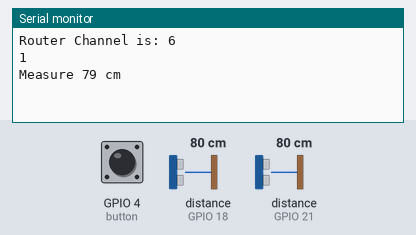
Bench run of a sketch on a simulated ESP32. Shown: the last lines printed to the serial monitor. Wiring (inferred from the names in the program): ultrasonic range finder: trigger GPIO 5; echo GPIO 18. The test bench sets the inputs (shaded band); at power-on: GPIO 4 (button) HIGH, distance to the obstacle (sensors on GPIO 21, GPIO 18) 80 cm. The echo pulse lasts 58.3 µs per cm; WiFi joins after 1.5 s; servers stay silent unless stated; uploads are accepted with an empty reply.

Above: at 2.7 s.
2.8 s: GPIO 4 (button) pulled LOW for 2.35 s
At 4.6 s:
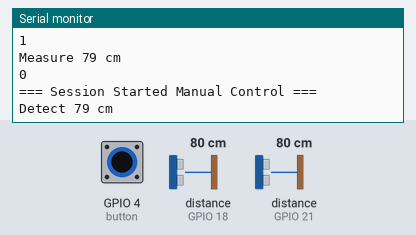
6.6 s: distance to the obstacle (sensor on GPIO 21) set to 2 cm
At 8.7 s:
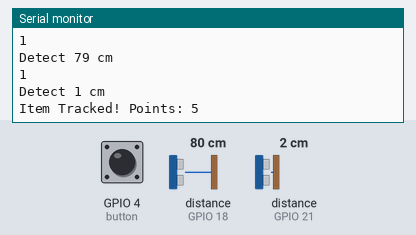
12.3 s: distance to the obstacle (sensor on GPIO 18) set to 2 cm
At 15.7 s:
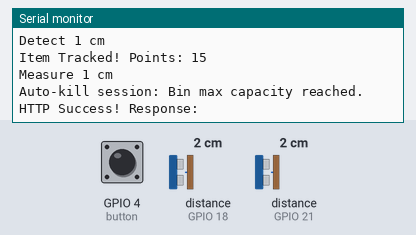
16.0 s: GPIO 4 (button) pulled LOW for 2.35 s
At 16.9 s:
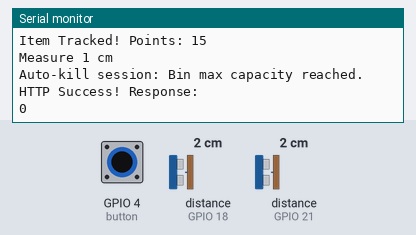
19.8 s: distance to the obstacle (sensor on GPIO 18) set to 4 cm
At 21.4 s:
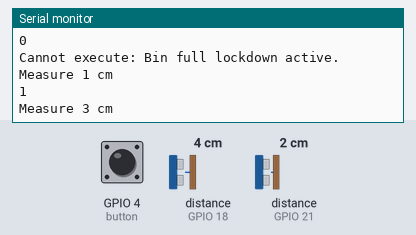
Timing chart, 0 to 22.9 s (numbered marks = the images above; inputs shaded):
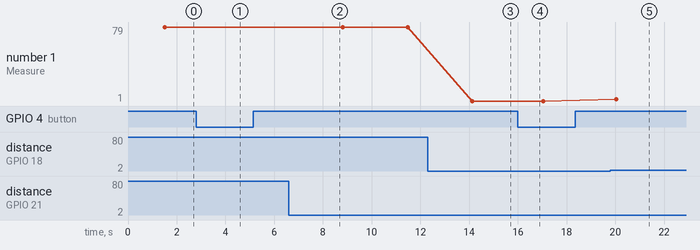

Measured:
- after the input at 2.8 s, the serial monitor: prints a new line after 0.71 s (image 1)
- after the input at 6.6 s, the serial monitor: prints a new line after 1.6 s (image 2)
- after the input at 12.3 s, the serial monitor: prints a new line after 1.8 s (image 3)
- after the input at 16.0 s, the serial monitor: prints a new line after 0.53 s (image 4)
- after the input at 19.8 s, the serial monitor: prints a new line after 0.24 s (image 5)
- plotted number 1: 1 → 3 after the input at 19.8 s

The sketch:

ESP_Hackatech.ino
```cpp
#include <WiFi.h>
#include <HTTPClient.h>
#include <esp_now.h>
#include "soc/soc.h"
#include "soc/rtc_cntl_reg.h"
#include <ArduinoJson.h>

// Configurations
const char* ssid     = "";
const char* password = "";
const char* serverUrl = "";
const char* statusUrl = "";
const char* bin_id   = "1";
//EC:E3:34:1B:72:C4
uint8_t CYD_MAC[]    = {0xEC, 0xE3, 0x34, 0x1B, 0x72, 0xC4};

#define MEASURE_TRIG 5   // Vertical Sensor (Top of bin)
#define MEASURE_ECHO 18
#define DETECT_TRIG  19  // Horizontal Sensor (Chute entrance)
#define DETECT_ECHO  21
#define button 4

const float CHUTE_WIDTH_CM = 14.5;

bool binIsFull = false;
bool lastReportedFullStatus = false;
bool userSessionActive = false;
int currentPointsAccumulated = 0;

// Button tracking & Debounce
bool lastButtonState = HIGH;

// Timeout tracking configuration
unsigned long lastSessionActivityTime = 0;
const unsigned long SESSION_TIMEOUT_MS = 20000; // 20 Seconds timeout window

uint32_t globalSessionId = 0;

typedef struct struct_packet {
    char url[96];
    bool isFull;
    uint32_t session_id;
} struct_packet;

struct_packet outboundPacket;

long readDistanceCm(int trigPin, int echoPin) {
  digitalWrite(trigPin, LOW);
  delayMicroseconds(2);
  digitalWrite(trigPin, HIGH);
  delayMicroseconds(10);
  digitalWrite(trigPin, LOW);

  long duration = pulseIn(echoPin, HIGH, 20000);
  if (duration == 0) return -1;

  return duration * 0.034 / 2;
}

bool Measure() {
  long distanceCm = readDistanceCm(MEASURE_TRIG, MEASURE_ECHO);
  Serial.print("Measure ");
  Serial.print(distanceCm);
  Serial.println(" cm");
  if (distanceCm > 0 && distanceCm < 5) return true;
  return false;
}

bool Detect() {
  delay(60);
  long distanceCm = readDistanceCm(DETECT_TRIG, DETECT_ECHO);
  Serial.print("Detect ");
  Serial.print(distanceCm);
  Serial.println(" cm");
  if (distanceCm <= 0) return false;
  if (distanceCm < (CHUTE_WIDTH_CM - 5)) return true;
  return false;
}

String Curl(int points) {
  WiFiClient client;

  HTTPClient http;

  // Ensure we are using the standard client and the HTTP URL
  if (http.begin(client, serverUrl)) {
    http.addHeader("Content-Type", "application/json");
    http.addHeader("User-Agent", "ESP32-Client");

    String jsonPayload = "{\"bin_id\":\"" + String(bin_id) + "\",\"points\":" + String(points) + "}";
    int httpResponseCode = http.POST(jsonPayload);

    String responseLink = "";
    if (httpResponseCode > 0) {
      responseLink = http.getString();
      Serial.print("HTTP Success! Response: "); Serial.println(responseLink);
    } else {
      Serial.print("HTTP Error: "); Serial.println(http.errorToString(httpResponseCode));
    }
    http.end();
    return responseLink;
  } else {
    Serial.println("Unable to connect to server");
    return "";
  }
}

void reportStatusToBackend(bool isFull) {
  if (WiFi.status() != WL_CONNECTED) return;
  HTTPClient http;
  http.begin(statusUrl);
  http.addHeader("Content-Type", "application/json");
  String jsonPayload = "{\"bin_id\":\"" + String(bin_id) + "\",\"is_full\":" + (isFull ? "true" : "false") + "}";
  http.POST(jsonPayload);
  http.end();
}

void SendToCYD(const char* urlPayload, bool fullStatus) {
  strncpy(outboundPacket.url, urlPayload, sizeof(outboundPacket.url) - 1);
  outboundPacket.url[sizeof(outboundPacket.url) - 1] = '\0';
  outboundPacket.isFull = fullStatus;
  outboundPacket.session_id = globalSessionId;
  esp_now_send(CYD_MAC, (uint8_t *) &outboundPacket, sizeof(outboundPacket));
}

void OnDataSent(const uint8_t *mac_addr, esp_now_send_status_t status) {}

void setup() {
   WRITE_PERI_REG(RTC_CNTL_BROWN_OUT_REG, 0);

  Serial.begin(115200);

  pinMode(MEASURE_TRIG, OUTPUT);
  pinMode(MEASURE_ECHO, INPUT);
  pinMode(DETECT_TRIG, OUTPUT);
  pinMode(DETECT_ECHO, INPUT);
  pinMode(button, INPUT_PULLUP);

  WiFi.mode(WIFI_AP_STA);
  WiFi.begin(ssid, password);
  while (WiFi.status() != WL_CONNECTED) { delay(500); }
  Serial.print("Router Channel is: ");
  Serial.println(WiFi.channel());
  if (esp_now_init() == ESP_OK) {
    esp_now_register_send_cb(OnDataSent);
    esp_now_peer_info_t peerInfo;
    memcpy(peerInfo.peer_addr, CYD_MAC, 6);
    peerInfo.channel = 13;
    peerInfo.ifidx = WIFI_IF_STA;
    peerInfo.encrypt = false;
    if (esp_now_add_peer(&peerInfo) != ESP_OK) {
      Serial.println("Failed to add peer");
    }
  }
}

// Separate function to cleanly close out sessions and dispatch data to server
void terminateUserSession() {
  binIsFull = Measure();

  if (currentPointsAccumulated > 0) {
    String jsonResponse = Curl(currentPointsAccumulated);

    // Parse the JSON to get only the URL
    StaticJsonDocument<200> doc;
    DeserializationError error = deserializeJson(doc, jsonResponse);

    if (!error) {
      String actualUrl = doc["claim_url"]; // Extract just the URL
      Serial.print("Sending clean URL to CYD: "); Serial.println(actualUrl);
      SendToCYD(actualUrl.c_str(), binIsFull);
    } else {
      Serial.println("JSON Parsing failed!");
      SendToCYD("", binIsFull);
    }
  } else {
    SendToCYD("", binIsFull);
  }
}

void loop() {
  bool currentButtonState = digitalRead(button);
  Serial.println(currentButtonState);
  // 1. BUTTON PRESS LOGIC (MANUAL TOGGLE)
  if (currentButtonState == LOW && lastButtonState == HIGH) {
    delay(500); // Debounce

    if (!userSessionActive) {
      if (!binIsFull) {
        userSessionActive = true;
        globalSessionId++;
        currentPointsAccumulated = 0;
        lastSessionActivityTime = millis(); // Reset timeout tracker right at start

        SendToCYD("", false);

        Serial.println("\n=== Session Started Manual Control ===");
      } else {
        Serial.println("Cannot execute: Bin full lockdown active.");
      }
    } else {
      Serial.println("\n=== Session Finalized by User Button ===");
      terminateUserSession();
    }
  }
  lastButtonState = currentButtonState;

  // 2. TIMEOUT LOGIC (AUTO-EXPIRY)
  if (userSessionActive) {
    if (millis() - lastSessionActivityTime >= SESSION_TIMEOUT_MS) {
      Serial.println("\n=== Session Timeout Warning: Inactivity Auto-Close! ===");
      terminateUserSession();
    }
  }

  // 3. BACKGROUND SYSTEM LOGS
  if (!userSessionActive) {
    binIsFull = Measure();
    if (binIsFull != lastReportedFullStatus) {
      lastReportedFullStatus = binIsFull;
      reportStatusToBackend(binIsFull);
    }
    if (binIsFull) {
      SendToCYD("", true);
      delay(3000);
      return;
    }
  }

  // 4. ACTIVE DISPOSAL DETECTION
  if (userSessionActive && !binIsFull) {
    if (Detect()) {
      currentPointsAccumulated += 5;
      Serial.print("Item Tracked! Points: ");
      Serial.println(currentPointsAccumulated);

      lastSessionActivityTime = millis(); // <-- Reset the safety timer when an item is dropped!
      delay(600);

      binIsFull = Measure();
      if (binIsFull != lastReportedFullStatus) {
        lastReportedFullStatus = binIsFull;
        reportStatusToBackend(binIsFull);
      }

      if (binIsFull) {
        Serial.println("Auto-kill session: Bin max capacity reached.");
        String dynamicUrl = Curl(currentPointsAccumulated);
        SendToCYD(dynamicUrl.c_str(), true);
        currentPointsAccumulated = 0;
        userSessionActive = false;
      }
    }
  }

  delay(2000);
}
```
